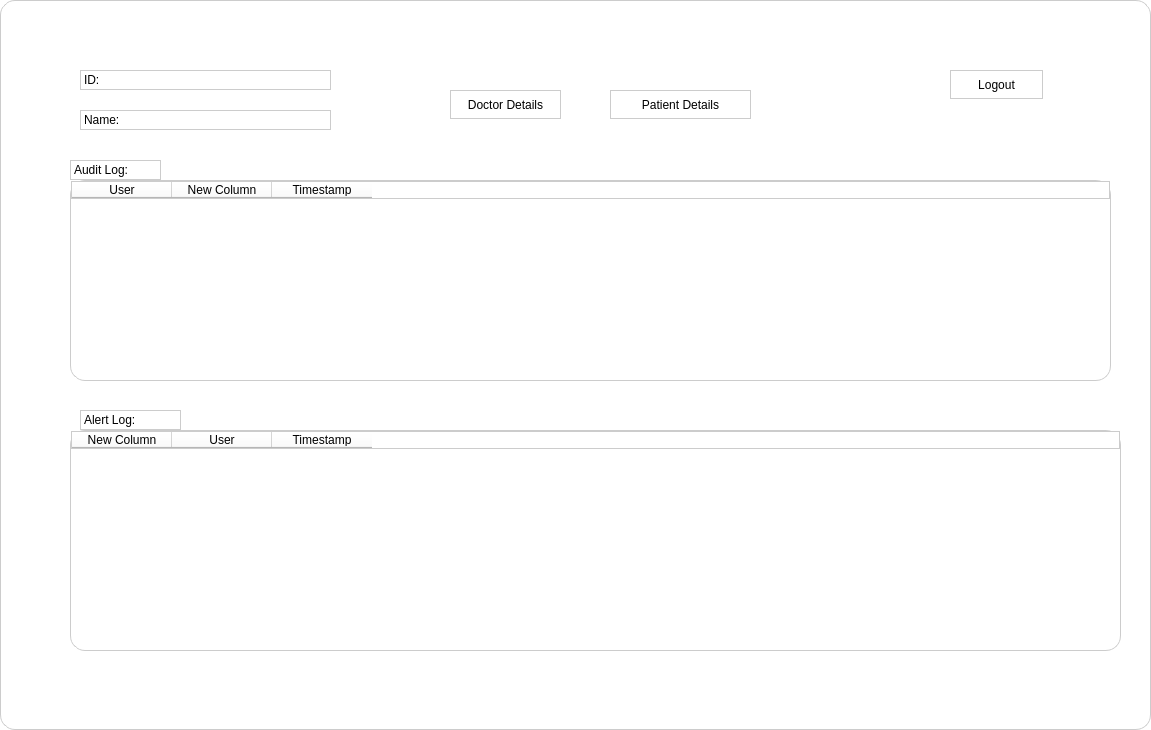
<?xml version="1.0" encoding="UTF-8"?>
<ui version="4.0">
 <class>Dialog</class>
 <widget class="QDialog" name="Dialog">
  <property name="geometry">
   <rect>
    <x>0</x>
    <y>0</y>
    <width>1151</width>
    <height>730</height>
   </rect>
  </property>
  <property name="windowTitle">
   <string>Dialog</string>
  </property>
  <property name="styleSheet">
   <string notr="true">background-color: #ffffff;
border-radius: 15px;
border: 1px solid #cccccc;
</string>
  </property>
  <widget class="QLabel" name="labelAdminID">
   <property name="geometry">
    <rect>
     <x>80</x>
     <y>70</y>
     <width>251</width>
     <height>20</height>
    </rect>
   </property>
   <property name="text">
    <string>ID: </string>
   </property>
  </widget>
  <widget class="QLabel" name="labelAdminName">
   <property name="geometry">
    <rect>
     <x>80</x>
     <y>110</y>
     <width>251</width>
     <height>20</height>
    </rect>
   </property>
   <property name="text">
    <string>Name: </string>
   </property>
  </widget>
  <widget class="QTableWidget" name="auditLogTable">
   <property name="geometry">
    <rect>
     <x>70</x>
     <y>180</y>
     <width>1041</width>
     <height>201</height>
    </rect>
   </property>
   <column>
    <property name="text">
     <string>User</string>
    </property>
   </column>
   <column>
    <property name="text">
     <string>New Column</string>
    </property>
   </column>
   <column>
    <property name="text">
     <string>Timestamp</string>
    </property>
   </column>
  </widget>
  <widget class="QTableWidget" name="alertTable">
   <property name="geometry">
    <rect>
     <x>70</x>
     <y>430</y>
     <width>1051</width>
     <height>221</height>
    </rect>
   </property>
   <column>
    <property name="text">
     <string>New Column</string>
    </property>
   </column>
   <column>
    <property name="text">
     <string>User</string>
    </property>
   </column>
   <column>
    <property name="text">
     <string>Timestamp</string>
    </property>
   </column>
  </widget>
  <widget class="QPushButton" name="logoutButton">
   <property name="geometry">
    <rect>
     <x>950</x>
     <y>70</y>
     <width>93</width>
     <height>29</height>
    </rect>
   </property>
   <property name="text">
    <string>Logout</string>
   </property>
  </widget>
  <widget class="QPushButton" name="doctorDetailsButton">
   <property name="geometry">
    <rect>
     <x>450</x>
     <y>90</y>
     <width>111</width>
     <height>29</height>
    </rect>
   </property>
   <property name="text">
    <string>Doctor Details</string>
   </property>
  </widget>
  <widget class="QPushButton" name="patientDetailsButton">
   <property name="geometry">
    <rect>
     <x>610</x>
     <y>90</y>
     <width>141</width>
     <height>29</height>
    </rect>
   </property>
   <property name="text">
    <string>Patient Details</string>
   </property>
  </widget>
  <widget class="QLabel" name="label">
   <property name="geometry">
    <rect>
     <x>70</x>
     <y>160</y>
     <width>91</width>
     <height>20</height>
    </rect>
   </property>
   <property name="text">
    <string>Audit Log:</string>
   </property>
  </widget>
  <widget class="QLabel" name="label_2">
   <property name="geometry">
    <rect>
     <x>80</x>
     <y>410</y>
     <width>101</width>
     <height>20</height>
    </rect>
   </property>
   <property name="text">
    <string>Alert Log:</string>
   </property>
  </widget>
 </widget>
 <resources/>
 <connections/>
</ui>
